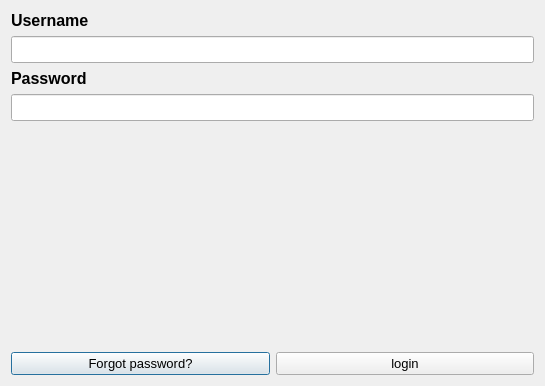
<?xml version="1.0" encoding="UTF-8"?>
<ui version="4.0">
 <class>Dialog</class>
 <widget class="QDialog" name="Dialog">
  <property name="geometry">
   <rect>
    <x>0</x>
    <y>0</y>
    <width>545</width>
    <height>386</height>
   </rect>
  </property>
  <property name="windowTitle">
   <string>Dialog</string>
  </property>
  <layout class="QVBoxLayout" name="verticalLayout_2">
   <item>
    <layout class="QVBoxLayout" name="verticalLayout">
     <item>
      <widget class="QLabel" name="label">
       <property name="font">
        <font>
         <pointsize>12</pointsize>
         <weight>75</weight>
         <bold>true</bold>
        </font>
       </property>
       <property name="text">
        <string>Username</string>
       </property>
      </widget>
     </item>
     <item>
      <widget class="QLineEdit" name="lineEdit">
       <property name="font">
        <font>
         <pointsize>12</pointsize>
        </font>
       </property>
      </widget>
     </item>
     <item>
      <widget class="QLabel" name="label_2">
       <property name="font">
        <font>
         <pointsize>12</pointsize>
         <weight>75</weight>
         <bold>true</bold>
        </font>
       </property>
       <property name="text">
        <string>Password</string>
       </property>
      </widget>
     </item>
     <item>
      <widget class="QLineEdit" name="lineEdit_2">
       <property name="font">
        <font>
         <pointsize>12</pointsize>
        </font>
       </property>
      </widget>
     </item>
    </layout>
   </item>
   <item>
    <spacer name="verticalSpacer">
     <property name="orientation">
      <enum>Qt::Vertical</enum>
     </property>
     <property name="sizeHint" stdset="0">
      <size>
       <width>20</width>
       <height>40</height>
      </size>
     </property>
    </spacer>
   </item>
   <item>
    <layout class="QHBoxLayout" name="horizontalLayout">
     <item>
      <widget class="QPushButton" name="pushButton_2">
       <property name="font">
        <font>
         <pointsize>10</pointsize>
        </font>
       </property>
       <property name="text">
        <string>Forgot password?</string>
       </property>
      </widget>
     </item>
     <item>
      <widget class="QPushButton" name="pushButton">
       <property name="font">
        <font>
         <pointsize>10</pointsize>
        </font>
       </property>
       <property name="text">
        <string>login</string>
       </property>
      </widget>
     </item>
    </layout>
   </item>
  </layout>
 </widget>
 <resources/>
 <connections/>
</ui>
